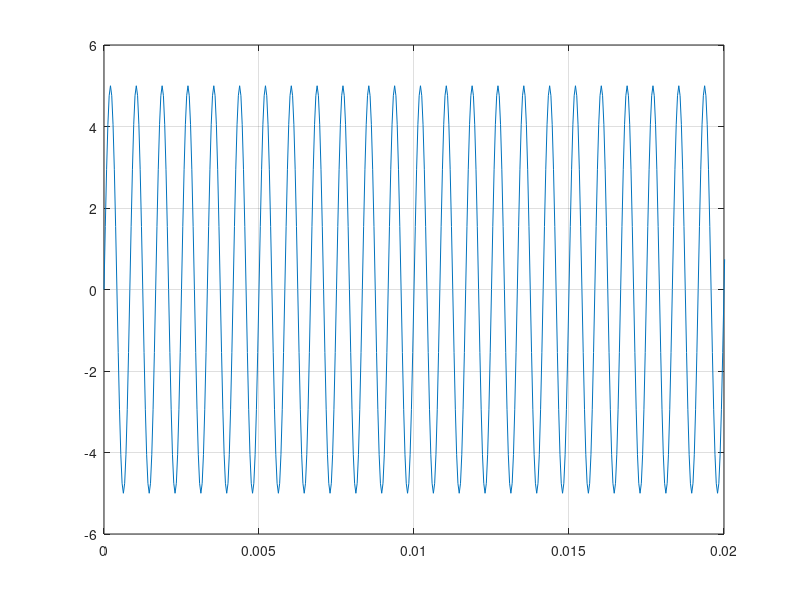
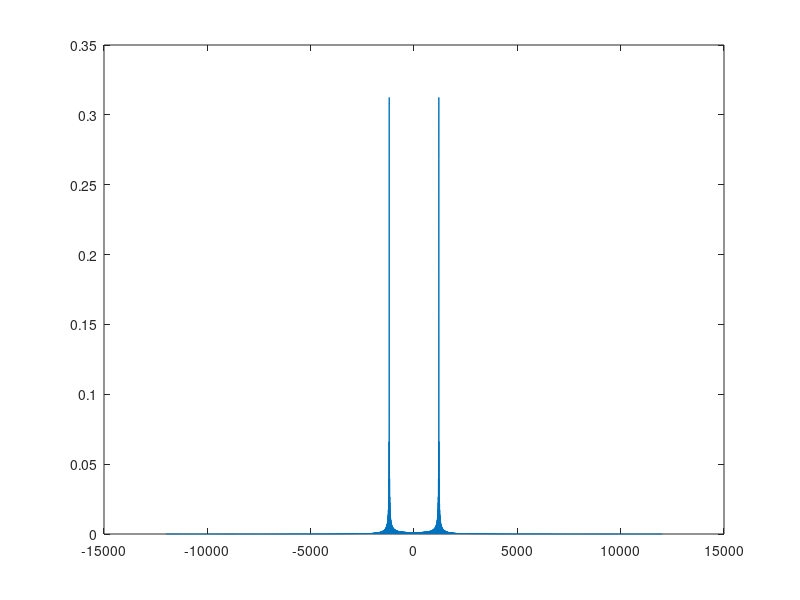

These charts were generated, in order, by the following MATLAB code:
clc, clear all, close all

%Dominio del tiempo
f=1200;
A=5;
fmax=f;
fs= 20*fmax;%El teoria dice 10 
ts= 1/fs;
t=0:ts:0.125;

x=A*sin(2*pi*f*t);
figure(1)
plot(t,x)
ylim([-6 6]), xlim([0 0.02])
grid on

%Dominio de la frecuencia
%L=length(x);%Dimension de la funcion
%nFFT=2; %Contador para la transformada rapida de fourier 
%while nFFT<L
%    nFFT=nFFT*32;
%end
%Y=fft(x,nFFT);%Funcion de la transformada de Fourier 
%PS= abs(Y); %Periodograma simple
%f=linspace(0,fs,nFFT);
%figure(2)
%plot(f,PS)
%ylim([-1 1]), xlim([-1500 1500])
%axis([0 fs/2 0 max(PS)])
L=length(x);
%OtrA FORMA TRANS FOURIER
 yf=fftshift(fft(x,10000))*ts;
 w=linspace(-fs/2,fs/2,10000)*2*pi;
 figure (2)
 plot(w/(2*pi),abs(yf));
